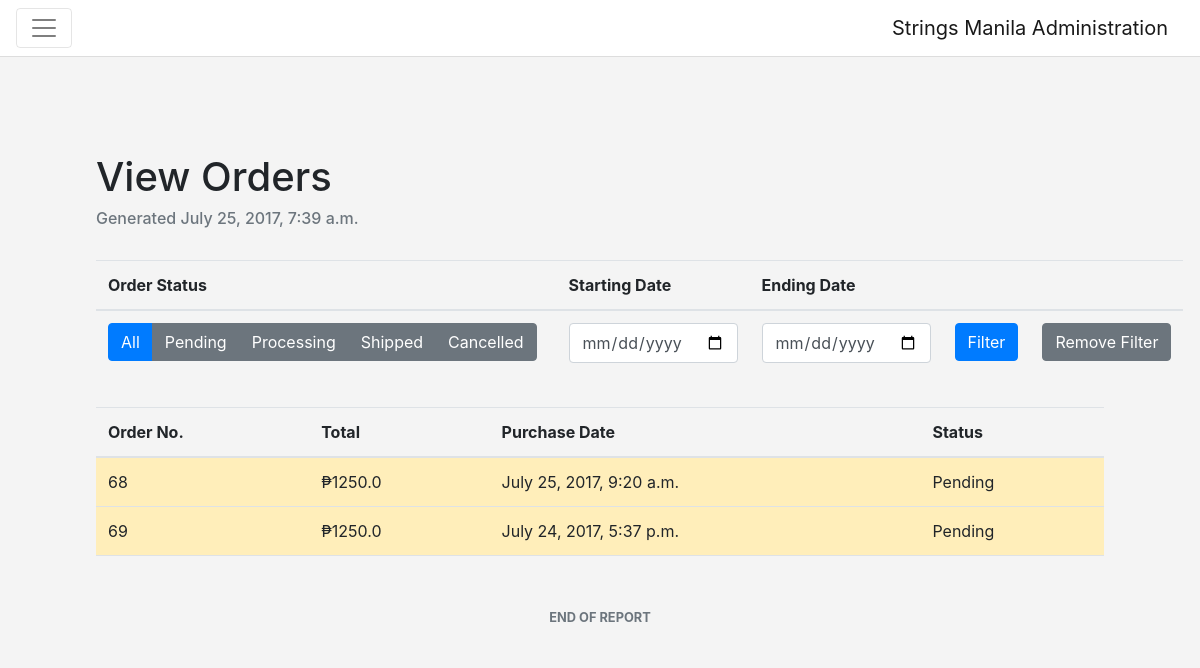
Page /entity-management/orders-report/ (signed in) on the committed database.
### order_management/models.py (models this page shows, shortened)
class Order(Model):
    ORDER_STATUSES = (
        ('P', 'Pending'),
        ('A', 'Processing'),
        ('S', 'Shipped'),
        ('C', 'Cancelled')
    )
    date_ordered = DateTimeField(auto_now=True)
    customer = ForeignKey(Customer, on_delete=CASCADE)
    status = CharField(max_length=2, choices=ORDER_STATUSES, default='P')
    customer_deposit_photo = FileField(blank=True, null=True, default=None)
    customer_payment_date = DateField(null=True, blank=True, default=None)
    payment_verified = BooleanField(default=False)
    @property
    def total_price(self):
        order_items = self.orderlineitems_set.all()
        total_price = 0.00
        for order_item in order_items:
            total_price += float(order_item.line_price)
        return total_price

class OrderLineItems(Model):
    product = ForeignKey(Product, on_delete=CASCADE)
    quantity = PositiveIntegerField()
    parent_order = ForeignKey(Order, on_delete=CASCADE)
    @property
    def line_price(self):
        date_ordered = self.parent_order.date_ordered
        price = self.product.price_for_date(date=date_ordered)
        return float(price) * float(self.quantity)

### entity_management/models.py (models this page shows, shortened)
class Product(Model):
    name = CharField(max_length=64)
    description = CharField(max_length=256)
    photo = FileField(null=True, blank=True, default="/static/images/product.png")
    stall = ForeignKey(Stall, on_delete=CASCADE)
    quantity = PositiveIntegerField(default=0)
    is_active = BooleanField(default=True)
    def price_for_date(self, date):
        price_histories = self.pricehistory_set.filter(effective_from__lte=date).order_by("-effective_from")
        return price_histories[0].price

class PriceHistory(Model):
    product = ForeignKey(Product)
    price = DecimalField(decimal_places=2, max_digits=10)
    effective_from = DateTimeField(auto_now_add=True)

### entity_management/views.py (the view, shortened to what this page needs)
class OrderReportView(View):
    @staticmethod
    @login_required
    @admin_required
    def get(request):
        context = make_context(request)
        current_date = datetime.now()
        start_date = request.GET.get('start_date', None)
        end_date = request.GET.get('end_date', None)
        date_is_conflict = False
        orders = Order.objects.all()
        context.update({
            "orders": orders,
            "selected_type": "All",
            "current_date": current_date,
            "date_is_conflict": date_is_conflict,
        })
        return render(request, 'orders_report.html', context)

### entity_management/views.py (called while the page is built, shortened)
def make_context(request, active_stall=None, include_stalls_and_products=False):
    username = request.user.username
    context = {
        "username": username
    }
    return context

### templates/orders_report.html (shortened to what this page needs)
<!DOCTYPE html>
<html lang="en">
<head>
    {% include 'bootstrap.html' %}
    {% load static %}
    <link rel="stylesheet" href="{% static 'css/entity_management.css' %}">
    <link rel="stylesheet" href="{% static 'css/general.css' %}">
</head>
<body>
{% include 'entity_nav.html' %}
<div id="content" class="p-5 m-5">
    <h1>View Orders</h1>
    <h6 class="text-muted">Generated {{ current_date }}</h6>
    <br>
    <div class="d-flex">
        <div class="mb-3">
            <table class="table">
                <thead>
                <tr>
                    <th>Order Status</th>
                </tr>
                </thead>
                <tbody>
                <tr>
                    <td>
                        <div class="btn-group mr-2" role="group" aria-label="First group">
                            {% if selected_type == "All" %}
                                <a href="/entity-management/orders-report/" class="btn btn-primary">All</a>
                            {% else %}
                                <a href="/entity-management/orders-report/" class="btn btn-secondary">All</a>
                            {% endif %}
                            {% if selected_type == "Pending" %}
                                <a href="/entity-management/orders-report/pending/" class="btn btn-warning">Pending</a>
                            {% else %}
                                <a href="/entity-management/orders-report/pending/"
                                   class="btn btn-secondary">Pending</a>
                            {% endif %}
                            {% if selected_type == "Processing" %}
                                <a href="/entity-management/orders-report/processing/"
                                   class="btn btn-info">Processing</a>
                            {% else %}
                                <a href="/entity-management/orders-report/processing/" class="btn btn-secondary">Processing</a>
                            {% endif %}
                            {% if selected_type == "Shipped" %}
                                <a href="/entity-management/orders-report/shipped/" class="btn btn-success">Shipped</a>
                            {% else %}
                                <a href="/entity-management/orders-report/shipped/"
                                   class="btn btn-secondary">Shipped</a>
                            {% endif %}
                            {% if selected_type == "Cancelled" %}
                                <a href="/entity-management/orders-report/cancelled/"
                                   class="btn btn-danger">Cancelled</a>
                            {% else %}
                                <a href="/entity-management/orders-report/cancelled/" class="btn btn-secondary">Cancelled</a>
                            {% endif %}
                        </div>
                    </td>
                </tr>
                </tbody>
            </table>
        </div>
        <br>
        <div class="mb-3">
            <form method="GET" class="form-group">
                <table class="table">
                    <thead>
                    <tr>
                        <th>Starting Date</th>
                        <th>Ending Date</th>
                        <th></th>
                        <th></th>
                    </tr>
                    </thead>
                    <tbody>
                    <tr>
                        <td>
                            <input class="form-control" type="date" id="start-date-input" name="start_date">
                        </td>
                        <td>
                            <input class="form-control" type="date" id="end-date-input" name="end_date">
                        </td>
                        <td>
                            <button class="btn btn-primary">Filter</button>
                        </td>
                        <td>
                            <a href="/entity-management/orders-report/" class="btn btn-secondary">Remove Filter</a>
                        </td>
                    </tr>
                    </tbody>
                </table>
            </form>
        </div>
    </div>
    {% if orders %}
        <table class="table table-striped table-hover">
            <thead>
            <tr>
                <th>Order No.</th>
                <th>Total</th>
                <th>Purchase Date</th>
                <th>Status</th>
            </tr>
            </thead>
            <tbody>
            {% if orders %}
                {% for order in orders %}
                    {% if order.status == "P" %}
                        <tr class="clickable-row table-warning" data-toggle="modal"
                            data-target="#order-details-{{ order.id }}">
                            {% elif order.status == "S" %}
                        <tr class="clickable-row table-success" data-toggle="modal"
                            data-target="#order-details-{{ order.id }}">
                            {% elif order.status == "A" %}
                        <tr class="clickable-row table-info" data-toggle="modal"
                            data-target="#order-details-{{ order.id }}">
                            {% else %}
                        <tr class="clickable-row table-danger" data-toggle="modal"
                            data-target="#order-details-{{ order.id }}">
                    {% endif %}
                <td>{{ order.id }}</td>
                <td>₱{{ order.total_price }}</td>
                <td>{{ order.date_ordered }}</td>
                <td>{{ order.get_status_display }}</td>
                </tr>
                {% endfor %}
            {% endif %}
            </tbody>
            <tfoot>
            <tr>
                <td colspan="4" class="text-center text-muted pt-5">
                    <small>
                        <b>END OF REPORT</b>
                    </small>
                </td>
            </tr>
            </tfoot>
        </table>
    {% endif %}
</div>
</body>
</html>

### static/css/entity_management.css (style rules this page uses)
body { background-color : #f4f4f4; }

### rows in the picture
Order: id "68", total_price "1250.0", date_ordered "July 25, 2017, 9:20 a.m.", status "Pending"
Order: id "69", total_price "1250.0", date_ordered "July 24, 2017, 5:37 p.m.", status "Pending"
